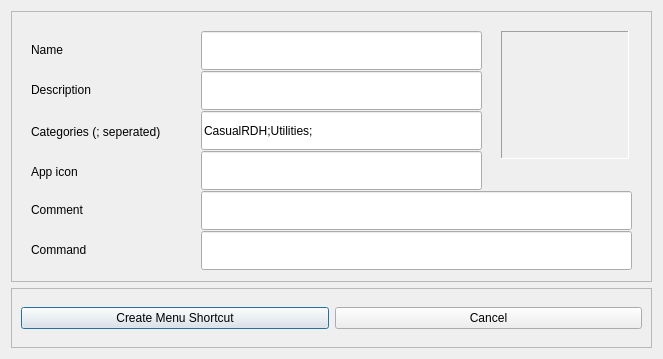
<?xml version="1.0" encoding="UTF-8"?>
<ui version="4.0">
 <class>DesktopDialog</class>
 <widget class="QDialog" name="DesktopDialog">
  <property name="geometry">
   <rect>
    <x>0</x>
    <y>0</y>
    <width>663</width>
    <height>359</height>
   </rect>
  </property>
  <property name="windowTitle">
   <string>Create Application Menu Shortcut</string>
  </property>
  <layout class="QVBoxLayout" name="verticalLayout">
   <item>
    <widget class="QFrame" name="frame">
     <property name="frameShape">
      <enum>QFrame::StyledPanel</enum>
     </property>
     <property name="frameShadow">
      <enum>QFrame::Raised</enum>
     </property>
     <widget class="QLineEdit" name="inp_name">
      <property name="geometry">
       <rect>
        <x>190</x>
        <y>20</y>
        <width>281</width>
        <height>39</height>
       </rect>
      </property>
     </widget>
     <widget class="QLabel" name="lb_name">
      <property name="geometry">
       <rect>
        <x>20</x>
        <y>30</y>
        <width>121</width>
        <height>17</height>
       </rect>
      </property>
      <property name="text">
       <string>Name</string>
      </property>
     </widget>
     <widget class="QLabel" name="lb_description">
      <property name="geometry">
       <rect>
        <x>20</x>
        <y>70</y>
        <width>131</width>
        <height>17</height>
       </rect>
      </property>
      <property name="text">
       <string>Description</string>
      </property>
     </widget>
     <widget class="QLineEdit" name="inp_description">
      <property name="geometry">
       <rect>
        <x>190</x>
        <y>60</y>
        <width>281</width>
        <height>39</height>
       </rect>
      </property>
     </widget>
     <widget class="QLabel" name="lb_icon">
      <property name="geometry">
       <rect>
        <x>20</x>
        <y>110</y>
        <width>161</width>
        <height>21</height>
       </rect>
      </property>
      <property name="text">
       <string>Categories (; seperated)</string>
      </property>
      <property name="wordWrap">
       <bool>true</bool>
      </property>
     </widget>
     <widget class="QLineEdit" name="inp_categories">
      <property name="geometry">
       <rect>
        <x>190</x>
        <y>100</y>
        <width>281</width>
        <height>39</height>
       </rect>
      </property>
      <property name="text">
       <string>CasualRDH;Utilities;</string>
      </property>
     </widget>
     <widget class="QLabel" name="lb_appicon">
      <property name="geometry">
       <rect>
        <x>490</x>
        <y>20</y>
        <width>128</width>
        <height>128</height>
       </rect>
      </property>
      <property name="minimumSize">
       <size>
        <width>32</width>
        <height>32</height>
       </size>
      </property>
      <property name="maximumSize">
       <size>
        <width>128</width>
        <height>128</height>
       </size>
      </property>
      <property name="autoFillBackground">
       <bool>false</bool>
      </property>
      <property name="styleSheet">
       <string notr="true"/>
      </property>
      <property name="frameShape">
       <enum>QFrame::Panel</enum>
      </property>
      <property name="frameShadow">
       <enum>QFrame::Sunken</enum>
      </property>
      <property name="text">
       <string/>
      </property>
      <property name="alignment">
       <set>Qt::AlignCenter</set>
      </property>
     </widget>
     <widget class="QLineEdit" name="inp_comment">
      <property name="geometry">
       <rect>
        <x>190</x>
        <y>180</y>
        <width>431</width>
        <height>39</height>
       </rect>
      </property>
     </widget>
     <widget class="QLabel" name="lb_comment">
      <property name="geometry">
       <rect>
        <x>20</x>
        <y>190</y>
        <width>141</width>
        <height>17</height>
       </rect>
      </property>
      <property name="text">
       <string>Comment</string>
      </property>
     </widget>
     <widget class="QLabel" name="lb_command">
      <property name="geometry">
       <rect>
        <x>20</x>
        <y>230</y>
        <width>141</width>
        <height>17</height>
       </rect>
      </property>
      <property name="text">
       <string>Command</string>
      </property>
     </widget>
     <widget class="QLineEdit" name="inp_command">
      <property name="geometry">
       <rect>
        <x>190</x>
        <y>220</y>
        <width>431</width>
        <height>39</height>
       </rect>
      </property>
     </widget>
     <widget class="QLabel" name="lb_categories_2">
      <property name="geometry">
       <rect>
        <x>20</x>
        <y>150</y>
        <width>161</width>
        <height>21</height>
       </rect>
      </property>
      <property name="text">
       <string>App icon</string>
      </property>
      <property name="wordWrap">
       <bool>true</bool>
      </property>
     </widget>
     <widget class="QLineEdit" name="inp_icon">
      <property name="geometry">
       <rect>
        <x>190</x>
        <y>140</y>
        <width>281</width>
        <height>39</height>
       </rect>
      </property>
      <property name="text">
       <string/>
      </property>
     </widget>
    </widget>
   </item>
   <item>
    <widget class="QFrame" name="frame_2">
     <property name="maximumSize">
      <size>
       <width>16777215</width>
       <height>60</height>
      </size>
     </property>
     <property name="frameShape">
      <enum>QFrame::StyledPanel</enum>
     </property>
     <property name="frameShadow">
      <enum>QFrame::Raised</enum>
     </property>
     <layout class="QHBoxLayout" name="horizontalLayout">
      <item>
       <widget class="QPushButton" name="btn_save">
        <property name="styleSheet">
         <string notr="true"/>
        </property>
        <property name="text">
         <string>Create Menu Shortcut</string>
        </property>
       </widget>
      </item>
      <item>
       <widget class="QPushButton" name="btn_dismiss">
        <property name="styleSheet">
         <string notr="true"/>
        </property>
        <property name="text">
         <string>Cancel</string>
        </property>
       </widget>
      </item>
     </layout>
    </widget>
   </item>
  </layout>
 </widget>
 <resources/>
 <connections/>
</ui>
